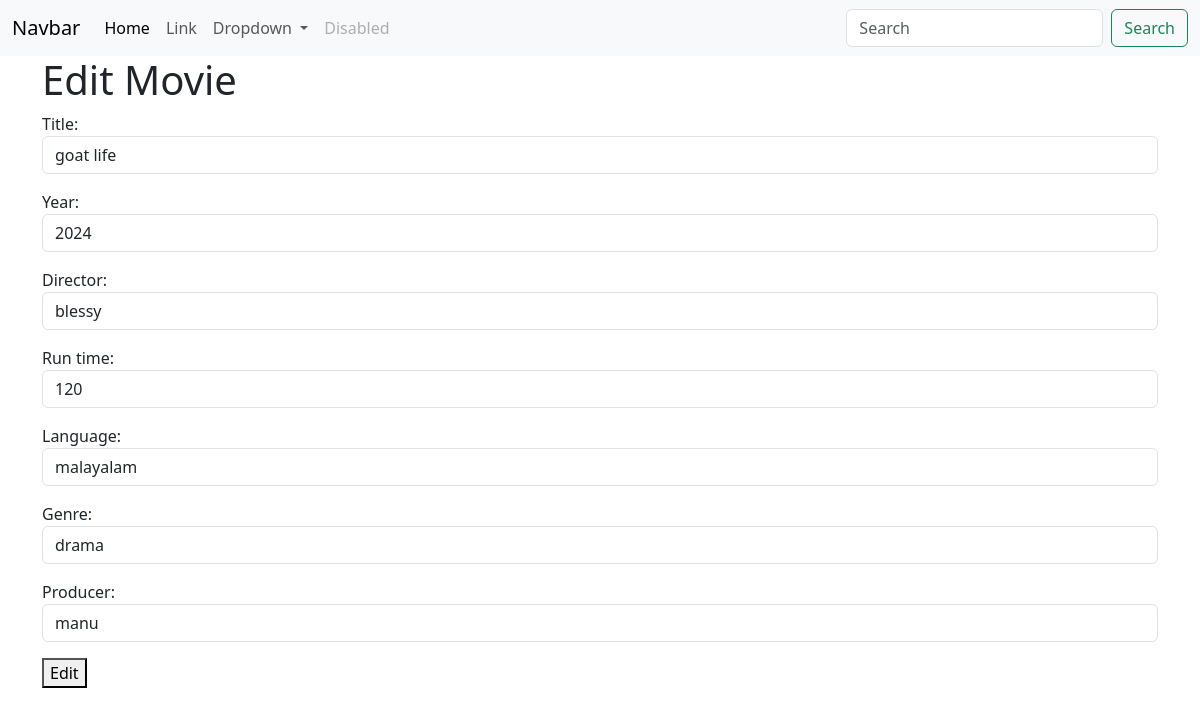
Page /movies/2/change/ on the committed database.
### myapp/models.py (models this page shows, shortened)
class Movies(models.Model):
    title=models.CharField(max_length=200)
    year=models.CharField(max_length=200)
    director=models.CharField(max_length=200)
    run_time=models.PositiveIntegerField()
    language=models.CharField(max_length=200)
    genre=models.CharField(max_length=200)
    producer=models.CharField(max_length=200,null=True)

### myapp/views.py (the view, shortened to what this page needs)
# urls.py: path("movies/<int:pk>/change/",views.MovieUpdateView.as_view(),name="movie-update"),
class MovieUpdateView(View):
    def get(self,request,*args,**kwargs):
        id=kwargs.get("pk")
        movie_object=Movies.objects.get(id=id)
        form_instance=MovieModelForm(instance=movie_object)
        return render(request,"movie_edit.html",{"form":form_instance})

### myapp/forms.py
class MovieModelForm(forms.ModelForm):
    class Meta:
        model=Movies
        exclude=("id",)
        widgets={
            "title":forms.TextInput(attrs={"class":"form-control "}),
            "year":forms.TextInput(attrs={"class":"form-control "}),
            "director":forms.TextInput(attrs={"class":"form-control "}),
            "run_time":forms.NumberInput(attrs={"class":"form-control "}),
            "language":forms.TextInput(attrs={"class":"form-control "}),
            "genre":forms.TextInput(attrs={"class":"form-control "}),
            "producer":forms.TextInput(attrs={"class":"form-control"}),
        }

### myapp/templates/movie_edit.html (shortened to what this page needs)
{%extends 'base.html'%}
{%block main_block%}
<div class="container">
    <form action="" method="post">
        <h1>Edit Movie</h1>
        {{form.as_p}}
        <button type="submit">Edit</button>
    </form>
</div>
{%endblock%}

### rows in the picture
Movies: title "goat life", year "2024", director "blessy", run_time "120", language "malayalam", genre "drama", producer "manu"
